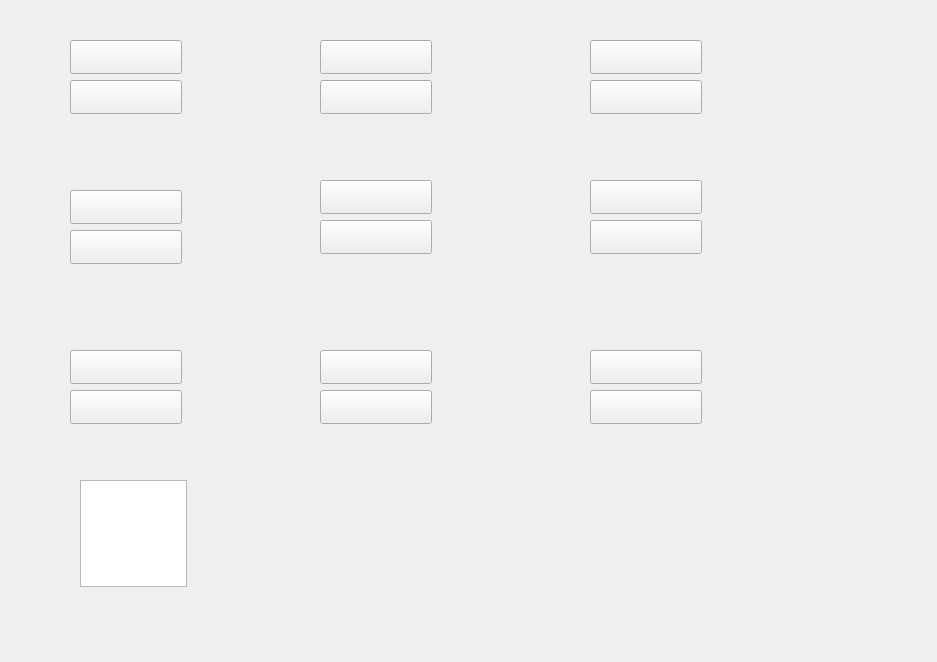
<?xml version="1.0" encoding="UTF-8"?>
<ui version="4.0">
 <class>Widget</class>
 <widget class="QWidget" name="Widget">
  <property name="geometry">
   <rect>
    <x>0</x>
    <y>0</y>
    <width>937</width>
    <height>662</height>
   </rect>
  </property>
  <property name="windowTitle">
   <string>Widget</string>
  </property>
  <widget class="QPushButton" name="top_left_cross_button">
   <property name="geometry">
    <rect>
     <x>70</x>
     <y>40</y>
     <width>112</width>
     <height>34</height>
    </rect>
   </property>
   <property name="text">
    <string/>
   </property>
   <property name="icon">
    <iconset>
     <normaloff>../Users/sanya/Downloads/крестик.webp</normaloff>../Users/sanya/Downloads/крестик.webp</iconset>
   </property>
  </widget>
  <widget class="QPushButton" name="top_left_zero_button">
   <property name="geometry">
    <rect>
     <x>70</x>
     <y>80</y>
     <width>112</width>
     <height>34</height>
    </rect>
   </property>
   <property name="text">
    <string/>
   </property>
   <property name="icon">
    <iconset>
     <normaloff>../Users/sanya/Downloads/нолик.jpg</normaloff>../Users/sanya/Downloads/нолик.jpg</iconset>
   </property>
  </widget>
  <widget class="QPushButton" name="middle_left_cross_button">
   <property name="geometry">
    <rect>
     <x>70</x>
     <y>190</y>
     <width>112</width>
     <height>34</height>
    </rect>
   </property>
   <property name="text">
    <string/>
   </property>
   <property name="icon">
    <iconset>
     <normaloff>../Users/sanya/Downloads/крестик.webp</normaloff>../Users/sanya/Downloads/крестик.webp</iconset>
   </property>
  </widget>
  <widget class="QPushButton" name="middle_left_zero_button">
   <property name="geometry">
    <rect>
     <x>70</x>
     <y>230</y>
     <width>112</width>
     <height>34</height>
    </rect>
   </property>
   <property name="text">
    <string/>
   </property>
   <property name="icon">
    <iconset>
     <normaloff>../Users/sanya/Downloads/нолик.jpg</normaloff>../Users/sanya/Downloads/нолик.jpg</iconset>
   </property>
  </widget>
  <widget class="QPushButton" name="down_left_cross_button">
   <property name="geometry">
    <rect>
     <x>70</x>
     <y>350</y>
     <width>112</width>
     <height>34</height>
    </rect>
   </property>
   <property name="text">
    <string/>
   </property>
   <property name="icon">
    <iconset>
     <normaloff>../Users/sanya/Downloads/крестик.webp</normaloff>../Users/sanya/Downloads/крестик.webp</iconset>
   </property>
  </widget>
  <widget class="QPushButton" name="down_left_zero_button">
   <property name="geometry">
    <rect>
     <x>70</x>
     <y>390</y>
     <width>112</width>
     <height>34</height>
    </rect>
   </property>
   <property name="text">
    <string/>
   </property>
   <property name="icon">
    <iconset>
     <normaloff>../Users/sanya/Downloads/нолик.jpg</normaloff>../Users/sanya/Downloads/нолик.jpg</iconset>
   </property>
  </widget>
  <widget class="QPushButton" name="top_middle_cross_button">
   <property name="geometry">
    <rect>
     <x>320</x>
     <y>40</y>
     <width>112</width>
     <height>34</height>
    </rect>
   </property>
   <property name="text">
    <string/>
   </property>
   <property name="icon">
    <iconset>
     <normaloff>../Users/sanya/Downloads/крестик.webp</normaloff>../Users/sanya/Downloads/крестик.webp</iconset>
   </property>
  </widget>
  <widget class="QPushButton" name="top_middle_zero_button">
   <property name="geometry">
    <rect>
     <x>320</x>
     <y>80</y>
     <width>112</width>
     <height>34</height>
    </rect>
   </property>
   <property name="text">
    <string/>
   </property>
   <property name="icon">
    <iconset>
     <normaloff>../Users/sanya/Downloads/нолик.jpg</normaloff>../Users/sanya/Downloads/нолик.jpg</iconset>
   </property>
  </widget>
  <widget class="QPushButton" name="middle_middle_cross_button">
   <property name="geometry">
    <rect>
     <x>320</x>
     <y>180</y>
     <width>112</width>
     <height>34</height>
    </rect>
   </property>
   <property name="text">
    <string/>
   </property>
   <property name="icon">
    <iconset>
     <normaloff>../Users/sanya/Downloads/крестик.webp</normaloff>../Users/sanya/Downloads/крестик.webp</iconset>
   </property>
  </widget>
  <widget class="QPushButton" name="middle_middle_zero_button">
   <property name="geometry">
    <rect>
     <x>320</x>
     <y>220</y>
     <width>112</width>
     <height>34</height>
    </rect>
   </property>
   <property name="text">
    <string/>
   </property>
   <property name="icon">
    <iconset>
     <normaloff>../Users/sanya/Downloads/нолик.jpg</normaloff>../Users/sanya/Downloads/нолик.jpg</iconset>
   </property>
  </widget>
  <widget class="QPushButton" name="down_middle_cross_button">
   <property name="geometry">
    <rect>
     <x>320</x>
     <y>350</y>
     <width>112</width>
     <height>34</height>
    </rect>
   </property>
   <property name="text">
    <string/>
   </property>
   <property name="icon">
    <iconset>
     <normaloff>../Users/sanya/Downloads/крестик.webp</normaloff>../Users/sanya/Downloads/крестик.webp</iconset>
   </property>
  </widget>
  <widget class="QPushButton" name="down_middle_zero_button">
   <property name="geometry">
    <rect>
     <x>320</x>
     <y>390</y>
     <width>112</width>
     <height>34</height>
    </rect>
   </property>
   <property name="text">
    <string/>
   </property>
   <property name="icon">
    <iconset>
     <normaloff>../Users/sanya/Downloads/нолик.jpg</normaloff>../Users/sanya/Downloads/нолик.jpg</iconset>
   </property>
  </widget>
  <widget class="QPushButton" name="top_right_cross_button">
   <property name="geometry">
    <rect>
     <x>590</x>
     <y>40</y>
     <width>112</width>
     <height>34</height>
    </rect>
   </property>
   <property name="text">
    <string/>
   </property>
   <property name="icon">
    <iconset>
     <normaloff>../Users/sanya/Downloads/крестик.webp</normaloff>../Users/sanya/Downloads/крестик.webp</iconset>
   </property>
   <property name="autoRepeat">
    <bool>false</bool>
   </property>
  </widget>
  <widget class="QPushButton" name="top_right_zero_button">
   <property name="geometry">
    <rect>
     <x>590</x>
     <y>80</y>
     <width>112</width>
     <height>34</height>
    </rect>
   </property>
   <property name="text">
    <string/>
   </property>
   <property name="icon">
    <iconset>
     <normaloff>../Users/sanya/Downloads/нолик.jpg</normaloff>../Users/sanya/Downloads/нолик.jpg</iconset>
   </property>
  </widget>
  <widget class="QPushButton" name="middle_right_cross_button">
   <property name="geometry">
    <rect>
     <x>590</x>
     <y>180</y>
     <width>112</width>
     <height>34</height>
    </rect>
   </property>
   <property name="text">
    <string/>
   </property>
   <property name="icon">
    <iconset>
     <normaloff>../Users/sanya/Downloads/крестик.webp</normaloff>../Users/sanya/Downloads/крестик.webp</iconset>
   </property>
  </widget>
  <widget class="QPushButton" name="middle_right_zero_button">
   <property name="geometry">
    <rect>
     <x>590</x>
     <y>220</y>
     <width>112</width>
     <height>34</height>
    </rect>
   </property>
   <property name="text">
    <string/>
   </property>
   <property name="icon">
    <iconset>
     <normaloff>../Users/sanya/Downloads/нолик.jpg</normaloff>../Users/sanya/Downloads/нолик.jpg</iconset>
   </property>
  </widget>
  <widget class="QPushButton" name="down_right_cross_button">
   <property name="geometry">
    <rect>
     <x>590</x>
     <y>350</y>
     <width>112</width>
     <height>34</height>
    </rect>
   </property>
   <property name="text">
    <string/>
   </property>
   <property name="icon">
    <iconset>
     <normaloff>../Users/sanya/Downloads/крестик.webp</normaloff>../Users/sanya/Downloads/крестик.webp</iconset>
   </property>
  </widget>
  <widget class="QPushButton" name="down_right_zero_button">
   <property name="geometry">
    <rect>
     <x>590</x>
     <y>390</y>
     <width>112</width>
     <height>34</height>
    </rect>
   </property>
   <property name="text">
    <string/>
   </property>
   <property name="icon">
    <iconset>
     <normaloff>../Users/sanya/Downloads/нолик.jpg</normaloff>../Users/sanya/Downloads/нолик.jpg</iconset>
   </property>
  </widget>
  <widget class="QTextEdit" name="textEdit">
   <property name="geometry">
    <rect>
     <x>80</x>
     <y>480</y>
     <width>107</width>
     <height>107</height>
    </rect>
   </property>
  </widget>
 </widget>
 <resources/>
 <connections/>
</ui>
